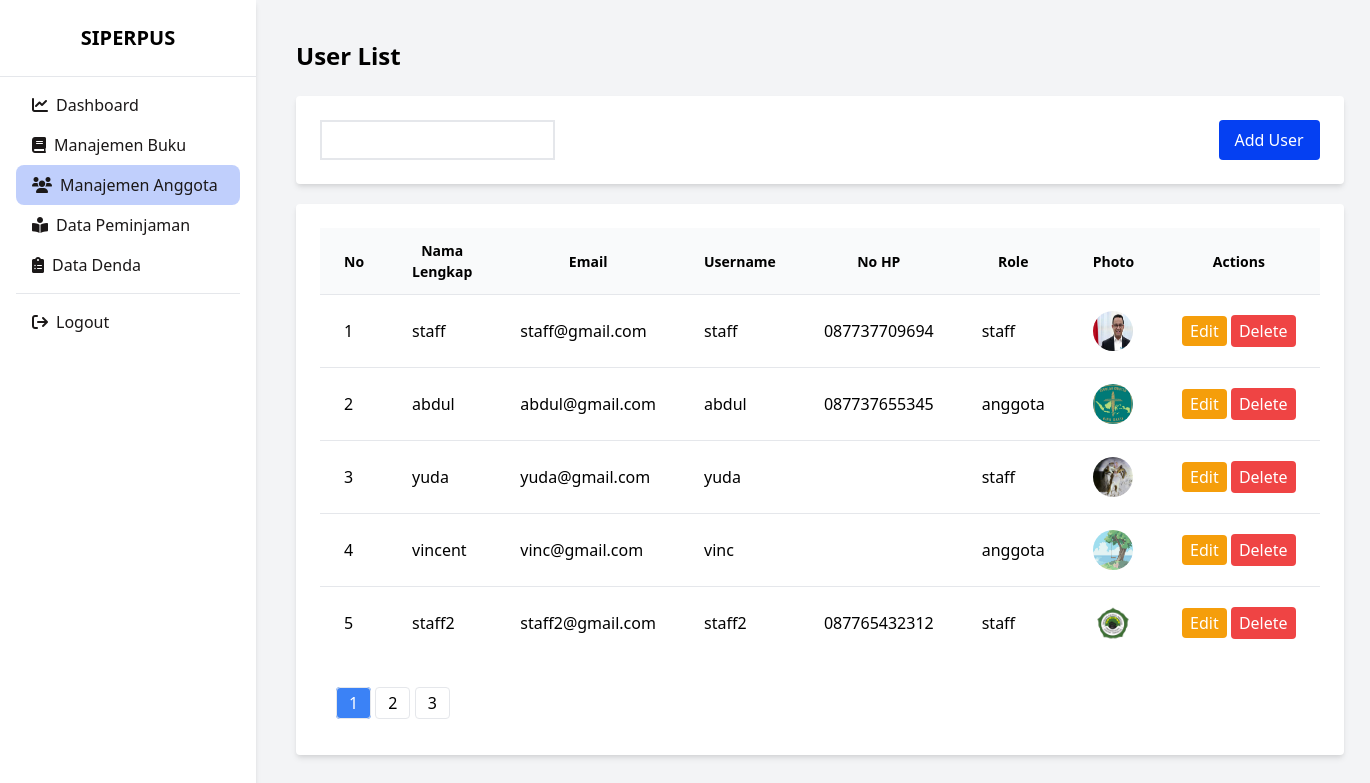
The page /app/public/admin/view_user.php (signed in) on the database its author committed.
### tables this page shows
CREATE TABLE `users` (
  `user_id` int NOT NULL,
  `nama_lengkap` varchar(255) NOT NULL,
  `email` varchar(255) NOT NULL,
  `username` varchar(50) NOT NULL,
  `password` varchar(255) NOT NULL,
  `role` enum('anggota','staff') NOT NULL DEFAULT 'anggota',
  `photo` varchar(255) DEFAULT NULL,
  `no_hp` varchar(15) DEFAULT NULL,
  `verification_code` varchar(225) DEFAULT NULL,
  `verified` tinyint(1) DEFAULT '0',
  `created_at` timestamp NOT NULL DEFAULT CURRENT_TIMESTAMP
);

### app/public/include/crud_users.php (called while the page is built, shortened)
<?php
    class User{
        private $connect;
        private $table_name = "users";
        public function __construct($db)
        {
            $this->connect = $db;
        }
        public function readAll($limit, $offset){
            $query = "SELECT * FROM " . $this->table_name . " LIMIT :limit OFFSET :offset";
            $stmt = $this->connect->prepare($query);
            $stmt->bindParam(':limit', $limit, PDO::PARAM_INT);
            $stmt->bindParam(':offset', $offset, PDO::PARAM_INT);
            $stmt->execute();
            return $stmt;
        }
        public function countAll(){
            $query = "SELECT COUNT(*) as total FROM " . $this->table_name;
            $stmt = $this->connect->prepare($query);
            $stmt->execute();
            return $stmt->fetch(PDO::FETCH_ASSOC)['total'];
        }
    }
?>

### app/public/admin/view_user.php (the view, shortened to what this page needs)
<?php
include_once '../include/crud_users.php';
$database = new Database();
$db = $database->getConnection();
$user = new User($db);
$limit = 5;
$page = isset($_GET['page']) ? (int)$_GET['page'] : 1;
$offset = ($page - 1) * $limit;
$totalUsers = $user->countAll();
$users = $user->readAll($limit, $offset)->fetchAll(PDO::FETCH_ASSOC);
?>
<!DOCTYPE html>
<html lang="en">
<head>
    <link href="https://cdn.jsdelivr.net/npm/tailwindcss@2.2.19/dist/tailwind.min.css" rel="stylesheet">
    <link href="../../css/output.css" rel="stylesheet">
    <link href="https://cdnjs.cloudflare.com/ajax/libs/font-awesome/6.0.0-beta3/css/all.min.css" rel="stylesheet">
</head>
<body class="bg-gray-100">
    <div class="flex">
        <?php include "./sidebar_admin.php" ?>
        <div class="flex-1 p-10">
            <div class="container mx-auto">
                <div class="flex justify-between items-center mb-6">
                    <h1 class="text-2xl font-bold">User List</h1>
                </div>
                <div class="bg-white p-6 rounded shadow-md mb-5 flex justify-between">
                    <input type="search" name="" id="" class="border-2">
                    <a href="./add_user.php" class="bg-primary-10 text-white px-4 py-2 rounded">Add User</a>
                </div>
                <div class="bg-white p-6 rounded shadow-md">
                    <table class="min-w-full divide-y divide-gray-200">
                        <thead>
                            <tr class="text-[14px]">
                                <th class="px-6 py-3 bg-gray-50">No</th>
                                <th class="px-6 py-3 bg-gray-50">Nama Lengkap</th>
                                <th class="px-6 py-3 bg-gray-50">Email</th>
                                <th class="px-6 py-3 bg-gray-50">Username</th>
                                <th class="px-6 py-3 bg-gray-50">No HP</th>
                                <th class="px-6 py-3 bg-gray-50">Role</th>
                                <th class="px-6 py-3 bg-gray-50">Photo</th>
                                <th class="px-6 py-3 bg-gray-50">Actions</th>
                            </tr>
                        </thead>
                        <tbody class="bg-white divide-y divide-gray-200">
                            <?php
                            $no = $offset + 1;
                            foreach ($users as $user):
                            ?>
                                <tr>
                                    <td class="px-6 py-4 whitespace-nowrap"><?= $no++ ?></td>
                                    <td class="px-6 py-4 whitespace-nowrap"><?= htmlspecialchars($user['nama_lengkap']) ?></td>
                                    <td class="px-6 py-4 whitespace-nowrap"><?= htmlspecialchars($user['email']) ?></td>
                                    <td class="px-6 py-4 whitespace-nowrap"><?= htmlspecialchars($user['username']) ?></td>
                                    <td class="px-6 py-4 whitespace-nowrap"><?= htmlspecialchars($user['no_hp']) ?></td>
                                    <td class="px-6 py-4 whitespace-nowrap"><?= htmlspecialchars($user['role']) ?></td>
                                    <td class="px-6 py-4 whitespace-nowrap">
                                        <?php if ($user['photo']): ?>
                                            <img src="<?= htmlspecialchars($user['photo']) ?>" alt="Photo" class="h-10 w-10 rounded-full">
                                        <?php else: ?>
                                            No Photo
                                        <?php endif; ?>
                                    </td>
                                    <td class="px-6 py-4 whitespace-nowrap">
                                        <a href="./edit_user.php?user_id=<?= $user['user_id'] ?>" class="bg-yellow-500 text-white px-2 py-1 rounded">Edit</a>
                                        <button data-user-id="<?= $user['user_id'] ?>" class="delete-user-btn bg-red-500 text-white px-2 py-1 rounded">Delete</button>
                                    </td>
                                </tr>
                            <?php endforeach; ?>
                        </tbody>
                    </table>
                    <div class="mt-4 px-4 py-4">
                        <?php
                        $totalPages = ceil($totalUsers / $limit);
                        for ($i = 1; $i <= $totalPages; $i++): ?>
                            <a href="?page=<?= $i ?>" class="px-3 py-1 border rounded <?php if ($page == $i) echo 'bg-blue-500 text-white'; ?>"><?= $i ?></a>
                        <?php endfor; ?>
                    </div>
                </div>
            </div>
        </div>
    </div>
</body>
</html>

### app/public/admin/sidebar_admin.php (style rules this page uses)
body { display: flex; min-height: 100vh; margin: 0; }

### rows shown on the page
users: nama_lengkap "staff", email "staff@gmail.com", username "staff", no_hp "087737709694", role "staff", photo (picture)
users: nama_lengkap "abdul", email "abdul@gmail.com", username "abdul", no_hp "087737655345", role "anggota", photo (picture)
users: nama_lengkap "yuda", email "yuda@gmail.com", username "yuda", role "staff", photo (picture)
users: nama_lengkap "vincent", email "vinc@gmail.com", username "vinc", role "anggota", photo (picture)
users: nama_lengkap "staff2", email "staff2@gmail.com", username "staff2", no_hp "087765432312", role "staff", photo (picture)
